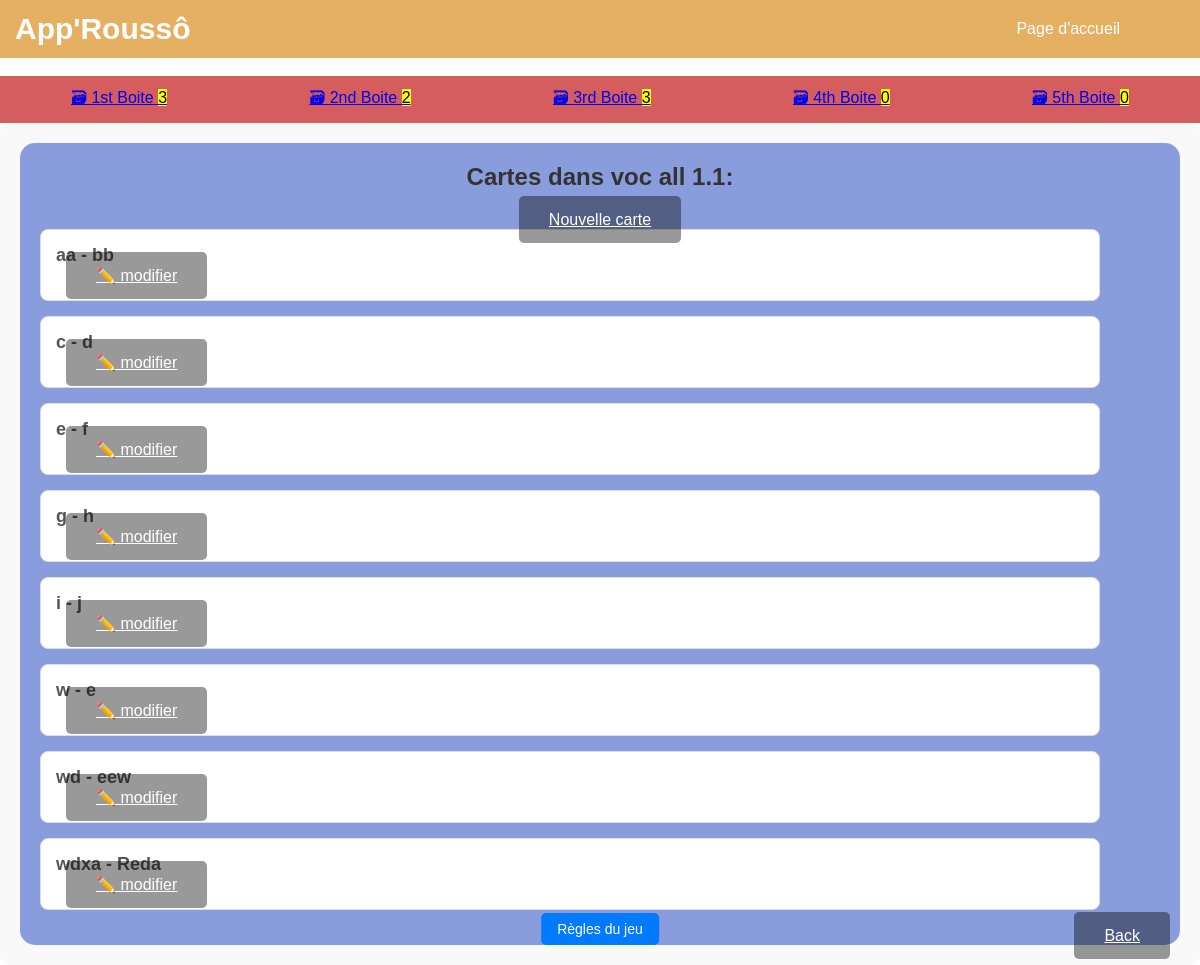
The page /classeur/42/ on the database its author committed.
### cards/models.py (models this page shows, shortened)
class Classeur(models.Model):
    name = models.CharField(max_length=200, null=False)
    user = models.ForeignKey(User, on_delete=models.CASCADE)  # Classeur is associated with a user

class Card(models.Model):
    question = models.CharField(max_length=100)  # The front side of the card (question)
    answer = models.CharField(max_length=100)  # The back side of the card (answer)
    box = models.IntegerField(
        choices=zip(BOXES, BOXES),
        default=BOXES[0],  # Default box for new cards is box 1
    )
    date_created = models.DateTimeField(auto_now_add=True)  # Timestamp of card creation
    classeur = models.ForeignKey(Classeur, on_delete=models.CASCADE, related_name='cards', default=get_default_classeur)
    user = models.ForeignKey(User, on_delete=models.CASCADE, default=1)  # Default user (to be handled later)

### cards/views.py (the view)
# urls.py: path('classeur/<int:pk>/', ClasseurDetailView.as_view(), name='classeur_detail'),
class ClasseurDetailView(DetailView):
    model = Classeur
    template_name = 'cards/classeur_cartes.html'  # Template à personnaliser
    context_object_name = 'classeur'
    def get_context_data(self, **kwargs):
        context = super().get_context_data(**kwargs)
        context['cards'] = self.object.cards.all()  # Récupérer toutes les cartes liées à ce classeur
        return context

### cards/templatetags/classeur_tags.py (called while the page is built)
@register.inclusion_tag("cards/classeur_box_links.html")
def classeur_boxes_as_links(classeur):
    boxes = []
    for box_num in BOXES:
        card_count = Card.objects.filter(classeur=classeur, box=box_num).count()
        boxes.append({
            "number": box_num,
            "card_count": card_count,
        })
    return {"classeur": classeur, "boxes": boxes}

### cards/templates/cards/classeur_cartes.html (shortened to what this page needs)
{% extends "cards/classeur_list.html" %}
{% load classeur_tags %}
{% load humanize %}
{% block content %}
    <br>
    <nav2>
        {% classeur_boxes_as_links classeur %}
    </nav2>
    {% if classeur.pk %}
        <div class="container3">
            <div class="box-flashcards">
                <h3>Cartes dans {{ classeur.name }}:</h3>
                <a href="{% url 'card-create' classeur.pk %}" class="button">Nouvelle carte</a>
                <ul>
                    {% for card in cards %}
                      <div class="cards-list">
                        <div class="card-content">
                            <h4>{{ card.question }} - {{ card.answer }}</h4>
                        </div>
                        <div class="card-actions">
                            <a href="{% url 'card-update' card.id %}" class="button">✏️ modifier</a>
                        </div>
                      </div>
                    {% endfor %}
                </ul>
            </div>
        </div>
    {% else %}
            <p>Classeur non trouvé ou invalide.</p>
    {% endif %}
    <div style="position: fixed; bottom: 20px; right: 20px;">
            <a href="{% url 'classeur_list' %}" class="button">Back</a>
    </div>
    <button id="rulesBtn" class="fixed-button">Règles du jeu</button>
{% endblock %}

### static/css/styles_classeur_liste.css (style rules this page uses)
* { margin: 0; padding: 0; box-sizing: border-box; font-family: 'arial', sans-serif; }
body { width: 100%; height: 100%; display: flex; flex-direction: column; }
.button { margin: 10px; padding: 15px 30px; font-size: 16px; cursor: pointer; border: none; border-radius: 5px; background-color: rgba(0,0,0,0.4); color: white; transition: background-color 0.3s; }
div ul { list-style: none; width: 100%; text-align: left; padding-right: 60px; row-gap: 10px; }
.container3 { width: 100%; max-width: 1200px; margin: 0 auto; padding: 20px; background-color: #f9f9f9; border-radius: 10px; }
.box-flashcards, .box-classeur { text-align: center; padding: 20px; background-color: #899cdc; border-radius: 15px; }
.box-flashcards h3, .box-classeur h3 { font-size: 24px; color: #333; margin-bottom: 20px; }
ul { list-style: none; padding: 0; }
.cards-list, .classeur-list { background-color: #fff; border: 1px solid #ddd; border-radius: 8px; padding: 15px; margin-bottom: 15px; transition: transform 0.3s ease; }
.cards-list h4, .classeur-list { font-size: 18px; color: #555; }
nav2 { width: 100%; display: flex; align-items: center; justify-content: space-around; padding: 10px 0; background: #d55d5d; }
.card-content { flex-grow: 1; }
.card-actions { flex-shrink: 0; justify-content: right; }
.fixed-button { position: fixed; bottom: 20px; left: 50%; transform: translateX(-50%); padding: 8px 16px; background-color: #007BFF; color: white; border: none; border-radius: 5px; font-size: 14px; cursor: pointer; }

### rows shown on the page
Classeur: name "voc all 1.1"
Card: question "aa", answer "bb"
Card: question "c", answer "d"
Card: question "e", answer "f"
Card: question "g", answer "h"
Card: question "i", answer "j"
Card: question "w", answer "e"
Card: question "wd", answer "eew"
Card: question "wdxa", answer "Reda"

### other values the page prints
{{ box.number | ordinal }} "1st" "2nd" "3rd" "4th" "5th"
{{ box.card_count }} "3" "2" "3" "0" "0"
